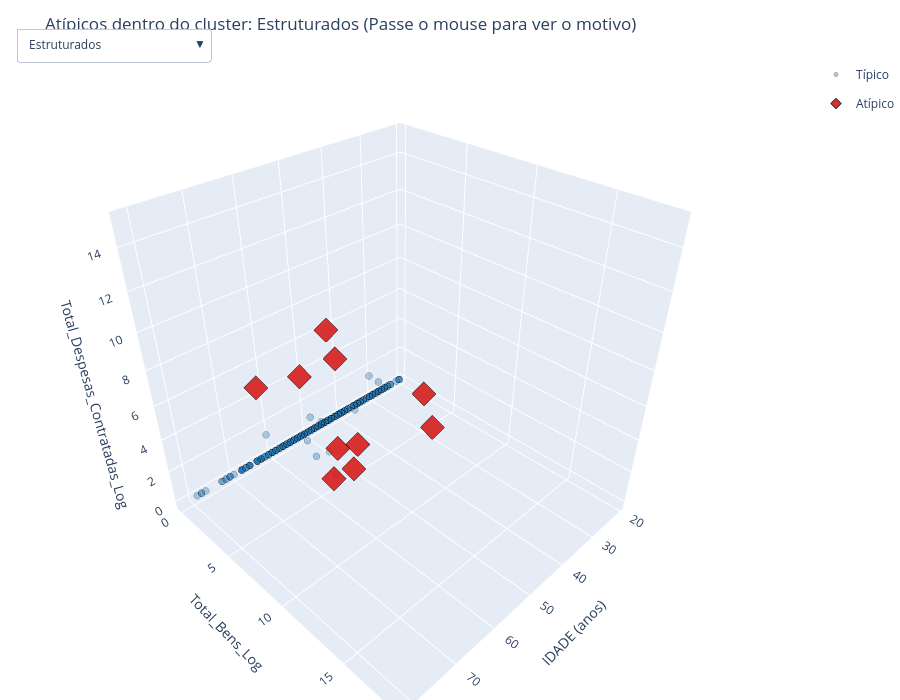

Notebook code for this chart:
### Markdown cell above
### O mesmo recorte, em 3D — filtrando por cluster

Mesma ideia do gráfico 3D global, agora um por cluster: escolham no menu qual grupo olhar (cada cluster usa a sua **própria** padronização, então os pontos vermelhos aqui são atípicos *dentro daquele grupo*, não em relação à base inteira). Os eixos ficam fixos entre um cluster e outro, pra dar pra comparar a posição relativa.

### Code cell
nomes_clusters_ordenados = ['Estruturados', 'Financiados', 'Base Simbólica', 'Patrimônio Sem Campanha']
n_status = len(cores_iso)

fig3d_cluster = go.Figure()
for idx_cluster, nome in enumerate(nomes_clusters_ordenados):
    for status, cor in cores_iso.items():
        sub = df_cluster[(df_cluster['cluster'] == nome) & (df_cluster['anomalia_cluster'] == status)]
        
        customdata = np.stack((
            sub['NM_URNA_CANDIDATO'],
            sub['SG_UF'],
            sub['cluster'],
            sub['anomalia_cluster'],
            sub['score_cluster'],
            sub['motivo_cluster'],
            sub['DS_GRAU_INSTRUCAO'],
            sub['ANOS_ESTUDO'],
            sub['Total_Bens'].map(lambda x: f"R$ {x:,.0f}".replace(',', 'X').replace('.', ',').replace('X', '.')),
            sub['Total_Despesas_Contratadas'].map(lambda x: f"R$ {x:,.0f}".replace(',', 'X').replace('.', ',').replace('X', '.'))
        ), axis=-1)

        fig3d_cluster.add_trace(go.Scatter3d(
            x=sub['IDADE'], y=sub['Total_Bens_Log'], z=sub['Total_Despesas_Contratadas_Log'],
            mode='markers', name=status,
            customdata=customdata,
            marker=dict(
                size=4 if status == 'Típico' else 8,
                color=cor,
                symbol='circle' if status == 'Típico' else 'diamond',
                opacity=0.35 if status == 'Típico' else 0.95,
                line=dict(width=1, color='black'),
            ),
            hovertemplate=(
                '<b>%{customdata[0]} (%{customdata[1]}) — %{customdata[2]}</b><br>' +
                '<b>Status Local:</b> %{customdata[3]} (Score: %{customdata[4]:.3f})<br>' +
                '<b>Desvio Interno no Cluster:</b> %{customdata[5]}<br>' +
                '----------------------------------------<br>' +
                '<b>Idade:</b> %{x} anos<br>' +
                '<b>Escolaridade:</b> %{customdata[6]} (%{customdata[7]} anos)<br>' +
                '<b>Bens:</b> %{customdata[8]}<br>' +
                '<b>Despesas:</b> %{customdata[9]}<extra></extra>'
            ),
            visible=(idx_cluster == 0),
            legendgroup=status,
            showlegend=(idx_cluster == 0),
        ))

botoes_cluster = []
for idx_cluster, nome in enumerate(nomes_clusters_ordenados):
    visibilidade = [False] * (len(nomes_clusters_ordenados) * n_status)
    for j in range(n_status):
        visibilidade[idx_cluster * n_status + j] = True
    botoes_cluster.append(dict(
        label=nome, method='update',
        args=[{'visible': visibilidade}, {'title': f'Atípicos dentro do cluster: {nome} (Passe o mouse para ver o motivo)'}],
    ))

fig3d_cluster.update_layout(
    scene=dict(
        xaxis_title='IDADE (anos)',
        yaxis_title='Total_Bens_Log',
        zaxis_title='Total_Despesas_Contratadas_Log',
        xaxis=dict(range=[df_cluster['IDADE'].min() - 2, df_cluster['IDADE'].max() + 2]),
        yaxis=dict(range=[df_cluster['Total_Bens_Log'].min() - 0.5, df_cluster['Total_Bens_Log'].max() + 0.5]),
        zaxis=dict(range=[df_cluster['Total_Despesas_Contratadas_Log'].min() - 0.5, df_cluster['Total_Despesas_Contratadas_Log'].max() + 0.5]),
    ),
    updatemenus=[dict(active=0, buttons=botoes_cluster, x=0.02, y=1.05, xanchor='left')],
    title=f'Atípicos dentro do cluster: {nomes_clusters_ordenados[0]} (Passe o mouse para ver o motivo)',
    height=700, margin=dict(l=0, r=0, b=0, t=60),
)
fig3d_cluster.show()

# Salvar versão interativa em HTML
fig3d_cluster.write_html('images/notebook4/05_grafico_3d_anomalias_cluster.html')
print("Gráfico 3D interativo por cluster salvo em: images/notebook4/05_grafico_3d_anomalias_cluster.html")

### Figure 1 — Plotly figure (JSON) as saved in the notebook; plotly's stock layout.template omitted (floating-point values rounded to 4 significant figures; data arrays with more than 128 entries replaced by an {"elided": "..."} marker saying what was removed)
{"data": [{"customdata": {"elided": "318x10 mixed values"}, "hovertemplate": "<b>%{customdata[0]} (%{customdata[1]}) — %{customdata[2]}</b><br><b>Status Local:</b> %{customdata[3]} (Score: %{customdata[4]:.3f})<br><b>Desvio Interno no Cluster:</b> %{customdata[5]}<br>----------------------------------------<br><b>Idade:</b> %{x} anos<br><b>Escolaridade:</b> %{customdata[6]} (%{customdata[7]} anos)<br><b>Bens:</b> %{customdata[8]}<br><b>Despesas:</b> %{customdata[9]}<extra></extra>", "legendgroup": "Típico", "marker": {"color": "#1f77b4", "line": {"color": "black", "width": 1}, "opacity": 0.35, "size": 4, "symbol": "circle"}, "mode": "markers", "name": "Típico", "showlegend": true, "type": "scatter3d", "visible": true, "x": {"elided": "318 int values"}, "y": {"elided": "318 float values"}, "z": {"elided": "318 float values"}}, {"customdata": [["PROFESSOR REGINALDO ALVES", "BA", "Estruturados", "Atípico", -0.04735, "Despesas Super-Altas: R$ 48 (z=7.2)", "SUPERIOR COMPLETO", 16, "R$ 0", "R$ 48"], ["MARINA - COLETIVO DAS PRETAS", "MA", "Estruturados", "Atípico", -0.09065, "Despesas Super-Altas: R$ 100 (z=8.6)", "SUPERIOR COMPLETO", 16, "R$ 0", "R$ 100"], ["NINO DO RANGEL", "PB", "Estruturados", "Atípico", -0.004882, "Patrimônio Super-Alto: R$ 150 (z=7.6)", "ENSINO MÉDIO COMPLETO", 11, "R$ 150", "R$ 0"], ["SERGIO DO REAL PREÇO", "PB", "Estruturados", "Atípico", -0.1064, "Despesas Super-Altas: R$ 390 (z=11.2)", "ENSINO FUNDAMENTAL INCOMPLETO", 4, "R$ 0", "R$ 390"], ["ERIVAN COSTA", "PI", "Estruturados", "Atípico", -0.02461, "Despesas Super-Altas: R$ 50 (z=7.3)", "ENSINO MÉDIO COMPLETO", 11, "R$ 0", "R$ 50"], ["CICERO ROMÃO", "PI", "Estruturados", "Atípico", -0.06599, "Patrimônio Super-Alto: R$ 121 (z=7.3)", "SUPERIOR COMPLETO", 16, "R$ 121", "R$ 0"], ["ALEX CABELO", "PI", "Estruturados", "Atípico", -0.001878, "Patrimônio Super-Alto: R$ 15 (z=4.1)", "ENSINO FUNDAMENTAL COMPLETO", 8, "R$ 15", "R$ 0"], ["FRANCISCA PROTETORA", "PI", "Estruturados", "Atípico", -0.001946, "Patrimônio Super-Alto: R$ 29 (z=5.1)", "ENSINO MÉDIO INCOMPLETO", 9, "R$ 29", "R$ 0"], ["DARA NETO", "PI", "Estruturados", "Atípico", -0.07806, "Patrimônio Super-Alto: R$ 294 (z=8.6)", "SUPERIOR INCOMPLETO", 13, "R$ 294", "R$ 0"], ["AUGUSTO FERREIRA", "PI", "Estruturados", "Atípico", -0.01891, "Patrimônio Super-Alto: R$ 12 (z=3.8)", "ENSINO MÉDIO COMPLETO", 11, "R$ 12", "R$ 0"]], "hovertemplate": "<b>%{customdata[0]} (%{customdata[1]}) — %{customdata[2]}</b><br><b>Status Local:</b> %{customdata[3]} (Score: %{customdata[4]:.3f})<br><b>Desvio Interno no Cluster:</b> %{customdata[5]}<br>----------------------------------------<br><b>Idade:</b> %{x} anos<br><b>Escolaridade:</b> %{customdata[6]} (%{customdata[7]} anos)<br><b>Bens:</b> %{customdata[8]}<br><b>Despesas:</b> %{customdata[9]}<extra></extra>", "legendgroup": "Atípico", "marker": {"color": "#d62728", "line": {"color": "black", "width": 1}, "opacity": 0.95, "size": 8, "symbol": "diamond"}, "mode": "markers", "name": "Atípico", "showlegend": true, "type": "scatter3d", "visible": true, "x": [41, 62, 51, 43, 51, 56, 49, 45, 29, 21], "y": [0.0, 0.0, 5.017, 0.0, 0.0, 4.803, 2.744, 3.391, 5.686, 2.565], "z": [3.891, 4.615, 0.0, 5.969, 3.932, 0.0, 0.0, 0.0, 0.0, 0.0]}, {"customdata": {"elided": "446x10 mixed values"}, "hovertemplate": "<b>%{customdata[0]} (%{customdata[1]}) — %{customdata[2]}</b><br><b>Status Local:</b> %{customdata[3]} (Score: %{customdata[4]:.3f})<br><b>Desvio Interno no Cluster:</b> %{customdata[5]}<br>----------------------------------------<br><b>Idade:</b> %{x} anos<br><b>Escolaridade:</b> %{customdata[6]} (%{customdata[7]} anos)<br><b>Bens:</b> %{customdata[8]}<br><b>Despesas:</b> %{customdata[9]}<extra></extra>", "legendgroup": "Típico", "marker": {"color": "#1f77b4", "line": {"color": "black", "width": 1}, "opacity": 0.35, "size": 4, "symbol": "circle"}, "mode": "markers", "name": "Típico", "showlegend": false, "type": "scatter3d", "visible": false, "x": {"elided": "446 int values"}, "y": {"elided": "446 float values"}, "z": {"elided": "446 float values"}}, {"customdata": {"elided": "14x10 mixed values"}, "hovertemplate": "<b>%{customdata[0]} (%{customdata[1]}) — %{customdata[2]}</b><br><b>Status Local:</b> %{customdata[3]} (Score: %{customdata[4]:.3f})<br><b>Desvio Interno no Cluster:</b> %{customdata[5]}<br>----------------------------------------<br><b>Idade:</b> %{x} anos<br><b>Escolaridade:</b> %{customdata[6]} (%{customdata[7]} anos)<br><b>Bens:</b> %{customdata[8]}<br><b>Despesas:</b> %{customdata[9]}<extra></extra>", "legendgroup": "Atípico", "marker": {"color": "#d62728", "line": {"color": "black", "width": 1}, "opacity": 0.95, "size": 8, "symbol": "diamond"}, "mode": "markers", "name": "Atípico", "showlegend": false, "type": "scatter3d", "visible": false, "x": [48, 54, 43, 55, 44, 68, 30, 64, 61, 25, 51, 53, 27, 50], "y": [6.751, 5.073, 5.966, 3.932, 4.085, 0.0, 0.0, 5.485, 0.0, 0.0, 0.0, 0.0, 0.0, 0.0], "z": [10.79, 11.92, 10.08, 10.28, 10.89, 14.87, 5.204, 8.161, 6.066, 14.47, 8.294, 9.209, 9.599, 13.27]}, {"customdata": {"elided": "1118x10 mixed values"}, "hovertemplate": "<b>%{customdata[0]} (%{customdata[1]}) — %{customdata[2]}</b><br><b>Status Local:</b> %{customdata[3]} (Score: %{customdata[4]:.3f})<br><b>Desvio Interno no Cluster:</b> %{customdata[5]}<br>----------------------------------------<br><b>Idade:</b> %{x} anos<br><b>Escolaridade:</b> %{customdata[6]} (%{customdata[7]} anos)<br><b>Bens:</b> %{customdata[8]}<br><b>Despesas:</b> %{customdata[9]}<extra></extra>", "legendgroup": "Típico", "marker": {"color": "#1f77b4", "line": {"color": "black", "width": 1}, "opacity": 0.35, "size": 4, "symbol": "circle"}, "mode": "markers", "name": "Típico", "showlegend": false, "type": "scatter3d", "visible": false, "x": {"elided": "1118 int values"}, "y": {"elided": "1118 float values"}, "z": {"elided": "1118 float values"}}, {"customdata": {"elided": "35x10 mixed values"}, "hovertemplate": "<b>%{customdata[0]} (%{customdata[1]}) — %{customdata[2]}</b><br><b>Status Local:</b> %{customdata[3]} (Score: %{customdata[4]:.3f})<br><b>Desvio Interno no Cluster:</b> %{customdata[5]}<br>----------------------------------------<br><b>Idade:</b> %{x} anos<br><b>Escolaridade:</b> %{customdata[6]} (%{customdata[7]} anos)<br><b>Bens:</b> %{customdata[8]}<br><b>Despesas:</b> %{customdata[9]}<extra></extra>", "legendgroup": "Atípico", "marker": {"color": "#d62728", "line": {"color": "black", "width": 1}, "opacity": 0.95, "size": 8, "symbol": "diamond"}, "mode": "markers", "name": "Atípico", "showlegend": false, "type": "scatter3d", "visible": false, "x": [55, 47, 60, 46, 59, 29, 70, 56, 61, 28, 26, 71, 62, 56, 75, 68, 53, 25, 52, 78, 51, 50, 47, 42, 57, 79, 39, 25, 26, 48, 28, 49, 49, 45, 28], "y": [16.65, 16.51, 13.46, 12.78, 11.29, 10.77, 12.21, 15.53, 13.5, 9.798, 8.517, 14.4, 9.904, 14.6, 16.11, 13.81, 13.88, 9.708, 9.862, 12.42, 17.28, 11.59, 11.9, 12.26, 11.62, 14.97, 18.49, 9.798, 13.48, 12.92, 8.517, 12.65, 11.61, 11.68, 11.43], "z": [11.82, 14.5, 7.091, 13.15, 10.33, 6.512, 8.517, 14.25, 12.78, 11.36, 7.253, 6.728, 10.12, 13.25, 9.134, 6.479, 12.93, 8.594, 12.51, 13.22, 14.72, 10.63, 7.893, 13.49, 10.61, 13.16, 14.48, 6.739, 11.06, 8.372, 6.909, 13.63, 12.68, 13.39, 10.73]}, {"customdata": {"elided": "240x10 mixed values"}, "hovertemplate": "<b>%{customdata[0]} (%{customdata[1]}) — %{customdata[2]}</b><br><b>Status Local:</b> %{customdata[3]} (Score: %{customdata[4]:.3f})<br><b>Desvio Interno no Cluster:</b> %{customdata[5]}<br>----------------------------------------<br><b>Idade:</b> %{x} anos<br><b>Escolaridade:</b> %{customdata[6]} (%{customdata[7]} anos)<br><b>Bens:</b> %{customdata[8]}<br><b>Despesas:</b> %{customdata[9]}<extra></extra>", "legendgroup": "Típico", "marker": {"color": "#1f77b4", "line": {"color": "black", "width": 1}, "opacity": 0.35, "size": 4, "symbol": "circle"}, "mode": "markers", "name": "Típico", "showlegend": false, "type": "scatter3d", "visible": false, "x": {"elided": "240 int values"}, "y": {"elided": "240 float values"}, "z": {"elided": "240 float values"}}, {"customdata": [["JANDA DO CONSIGNADO", "BA", "Patrimônio Sem Campanha", "Atípico", -0.04644, "Despesas Super-Altas: R$ 300 (z=6.2)", "ENSINO MÉDIO COMPLETO", 11, "R$ 624.900", "R$ 300"], ["LIS MOREIRA", "BA", "Patrimônio Sem Campanha", "Atípico", -0.04448, "Despesas Super-Altas: R$ 171 (z=5.6)", "SUPERIOR COMPLETO", 16, "R$ 2.500.000", "R$ 171"], ["ANDRÉ AKIO", "BA", "Patrimônio Sem Campanha", "Atípico", -0.0119, "Despesas Super-Altas: R$ 130 (z=5.3)", "SUPERIOR COMPLETO", 16, "R$ 230.000", "R$ 130"], ["UBIRAJARA É SHOW PAPAI", "CE", "Patrimônio Sem Campanha", "Atípico", -0.05751, "Escolaridade Atípica: LÊ E ESCREVE (z=-3.9)", "LÊ E ESCREVE", 1, "R$ 3.162.500", "R$ 0"], ["ANTONIA CARIONGO", "MA", "Patrimônio Sem Campanha", "Atípico", -0.05635, "Despesas Super-Altas: R$ 427 (z=6.6)", "ENSINO MÉDIO COMPLETO", 11, "R$ 5.000", "R$ 427"], ["NATHALIA PEDROSA", "PE", "Patrimônio Sem Campanha", "Atípico", -0.03714, "Patrimônio Super-Alto: R$ 48,343,333 (z=3.2)", "SUPERIOR INCOMPLETO", 13, "R$ 48.343.333", "R$ 0"], ["PEREIRA SÁ", "PI", "Patrimônio Sem Campanha", "Atípico", -0.05536, "Despesas Super-Altas: R$ 319 (z=6.3)", "ENSINO FUNDAMENTAL COMPLETO", 8, "R$ 117.000", "R$ 319"], ["FRAN BARBEIRO", "RN", "Patrimônio Sem Campanha", "Atípico", -0.004594, "Despesas Super-Altas: R$ 279 (z=6.1)", "ENSINO MÉDIO COMPLETO", 11, "R$ 42.000", "R$ 279"]], "hovertemplate": "<b>%{customdata[0]} (%{customdata[1]}) — %{customdata[2]}</b><br><b>Status Local:</b> %{customdata[3]} (Score: %{customdata[4]:.3f})<br><b>Desvio Interno no Cluster:</b> %{customdata[5]}<br>----------------------------------------<br><b>Idade:</b> %{x} anos<br><b>Escolaridade:</b> %{customdata[6]} (%{customdata[7]} anos)<br><b>Bens:</b> %{customdata[8]}<br><b>Despesas:</b> %{customdata[9]}<extra></extra>", "legendgroup": "Atípico", "marker": {"color": "#d62728", "line": {"color": "black", "width": 1}, "opacity": 0.95, "size": 8, "symbol": "diamond"}, "mode": "markers", "name": "Atípico", "showlegend": false, "type": "scatter3d", "visible": false, "x": [62, 41, 41, 54, 46, 25, 46, 52], "y": [13.35, 14.73, 12.35, 14.97, 8.517, 17.69, 11.67, 10.65], "z": [5.707, 5.149, 4.875, 0.0, 6.06, 0.0, 5.768, 5.634]}], "layout": {"height": 700, "margin": {"b": 0, "l": 0, "r": 0, "t": 60}, "scene": {"xaxis": {"range": [19, 83], "title": {"text": "IDADE (anos)"}}, "yaxis": {"range": [-0.5, 18.99], "title": {"text": "Total_Bens_Log"}}, "zaxis": {"range": [-0.5, 15.51], "title": {"text": "Total_Despesas_Contratadas_Log"}}}, "title": {"text": "Atípicos dentro do cluster: Estruturados (Passe o mouse para ver o motivo)"}, "updatemenus": [{"active": 0, "buttons": [{"args": [{"visible": [true, true, false, false, false, false, false, false]}, {"title": "Atípicos dentro do cluster: Estruturados (Passe o mouse para ver o motivo)"}], "label": "Estruturados", "method": "update"}, {"args": [{"visible": [false, false, true, true, false, false, false, false]}, {"title": "Atípicos dentro do cluster: Financiados (Passe o mouse para ver o motivo)"}], "label": "Financiados", "method": "update"}, {"args": [{"visible": [false, false, false, false, true, true, false, false]}, {"title": "Atípicos dentro do cluster: Base Simbólica (Passe o mouse para ver o motivo)"}], "label": "Base Simbólica", "method": "update"}, {"args": [{"visible": [false, false, false, false, false, false, true, true]}, {"title": "Atípicos dentro do cluster: Patrimônio Sem Campanha (Passe o mouse para ver o motivo)"}], "label": "Patrimônio Sem Campanha", "method": "update"}], "x": 0.02, "xanchor": "left", "y": 1.05}]}}
